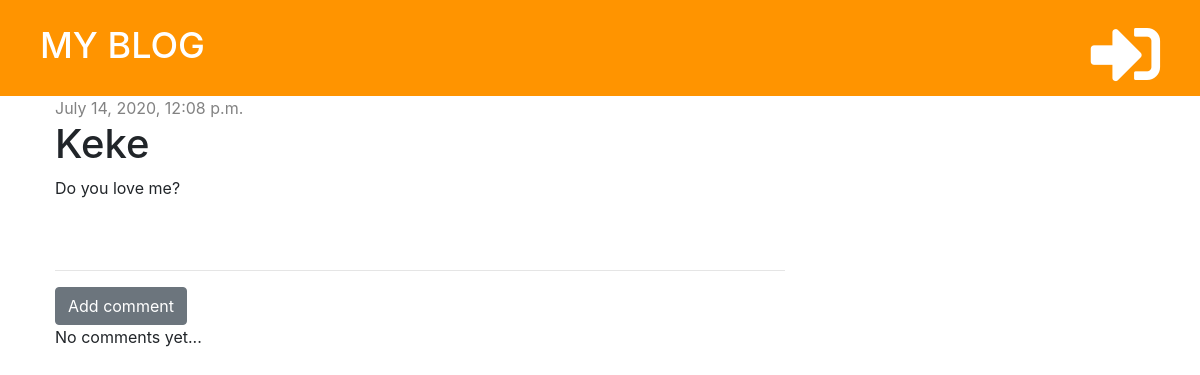
The page /post/7/ on the database as committed earlier.
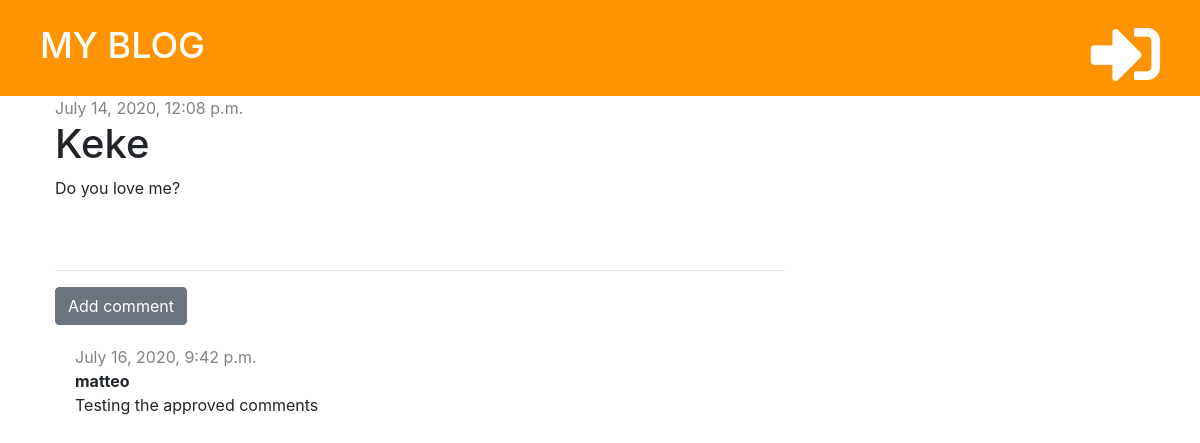
The same page on the database as committed later.
### blog/models.py (models this page shows, shortened)
class Comment(models.Model):
    post = models.ForeignKey('blog.Post', on_delete=models.CASCADE, related_name='comments')
    author = models.CharField(max_length=200)
    text = models.TextField()
    created_date = models.DateTimeField(default= timezone.now)
    approved= models.BooleanField(default=False)

### blog/views.py (the view)
# urls.py: path('post/<int:pk>/', views.post_detail, name='post_detail'),
def post_detail(request, pk):
    post = get_object_or_404(Post, pk=pk)
    stuff_for_frontend = {'post': post}
    return render(request, 'blog/post_detail.html', stuff_for_frontend)

### blog/templates/blog/post_detail.html (shortened to what this page needs)
{% extends 'blog/base.html' %}
{% block content %}
    <div class="post">
        {% if post.published_date %}
        <div class="date">
            {{post.published_date}}
        </div>
        {% else %}
            <a href="{% url 'post_publish' pk=post.pk %}" class="btn btn-primary">Publish</a>
        {% endif %}
        <h1>{{post.title}}</h1>
        <p>{{post.text | linebreaksbr}}</p>
    </div>
    <hr>
    <a href="{% url 'add_comment_to_post' pk=post.pk %}" class="btn btn-secondary" >Add comment</a>
    {% for comment in post.comments.all %}
        {% if user.is_authenticated or comment.approved %}
            <div class="comment">
                <div class="date">
                    {{comment.created_date}}
                </div>
                    <strong>{{comment.author}}</strong>
                    <p>{{comment.text}}</p>
            </div>
        {% endif %}
        {% empty %}
            <p>No comments yet...</p>
    {% endfor %}
{% endblock %}

Rows that differ between the two databases and show on the page:
added Comment: created_date "July 16, 2020, 9:42 p.m.", author "matteo", text "Testing the approved comments"
Other text that changed with them:
text no longer shown: "No comments yet..."
